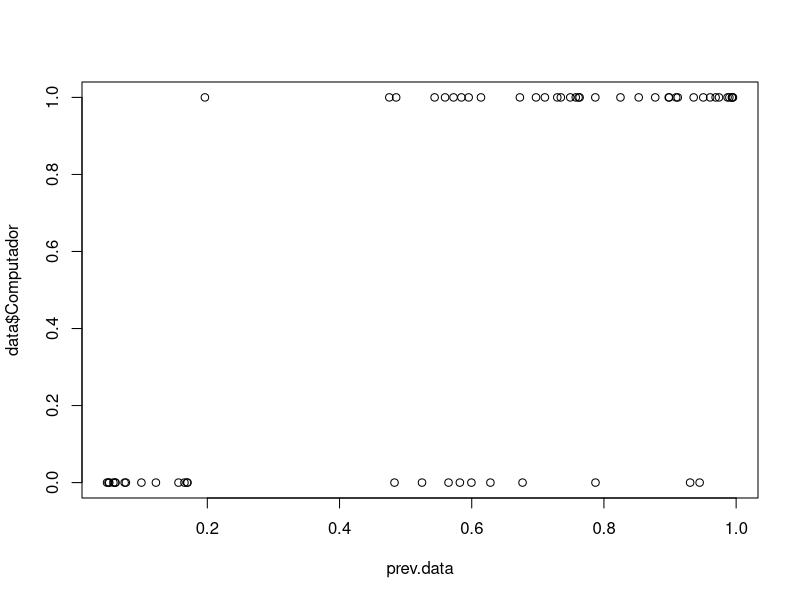
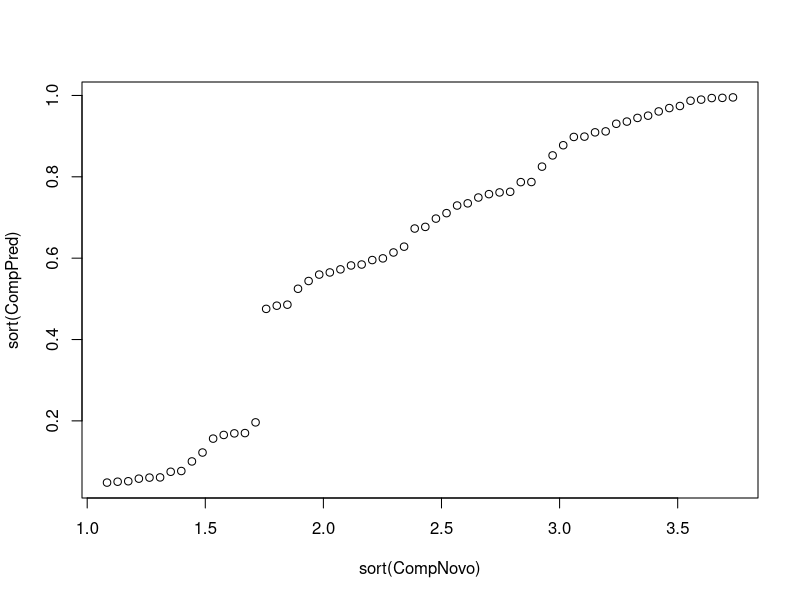
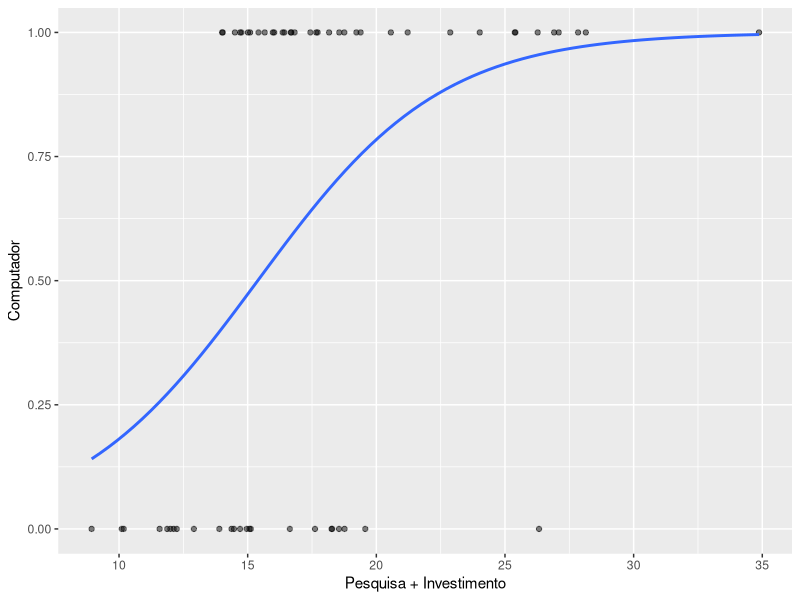
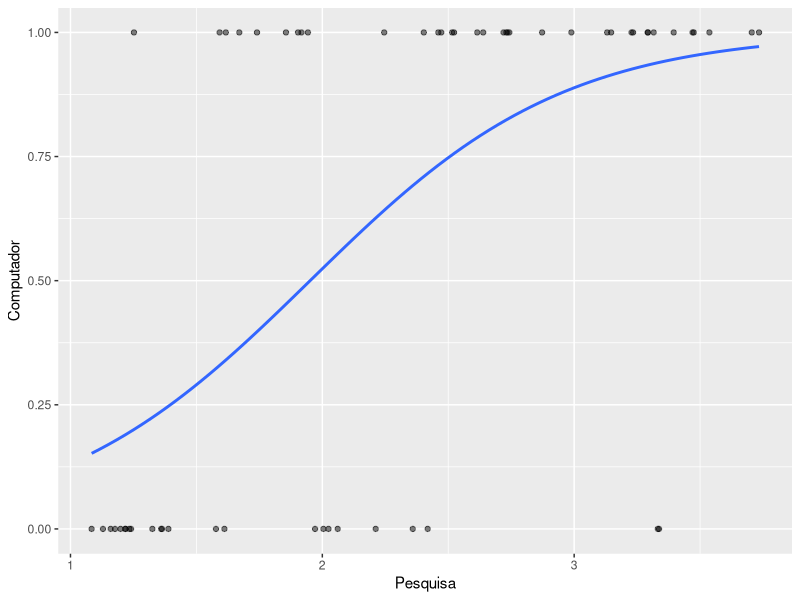
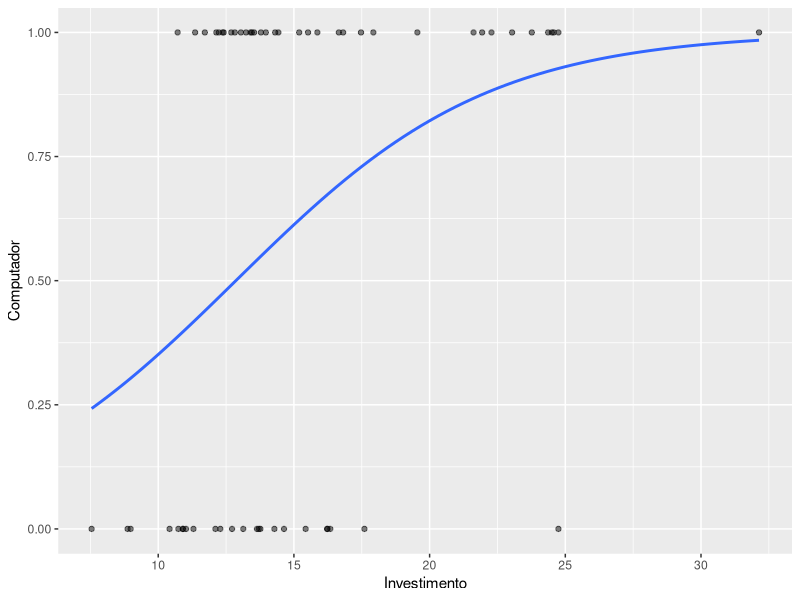
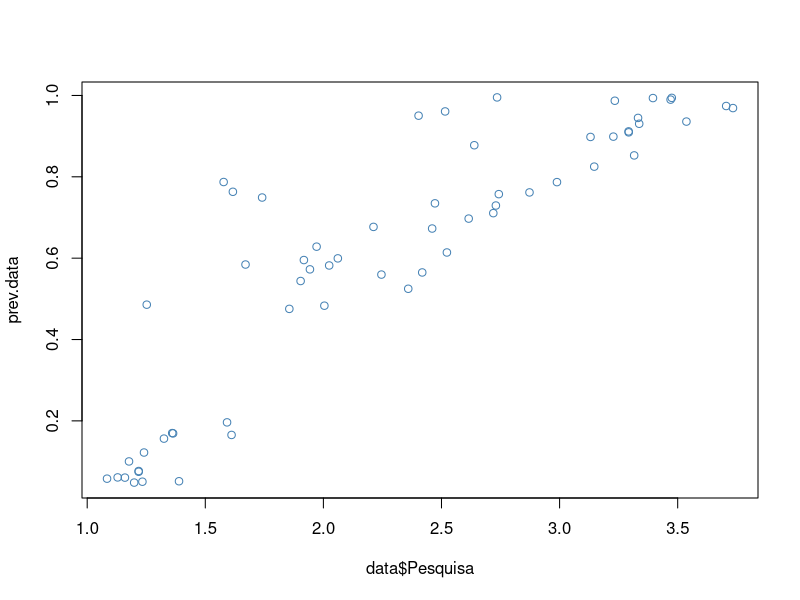
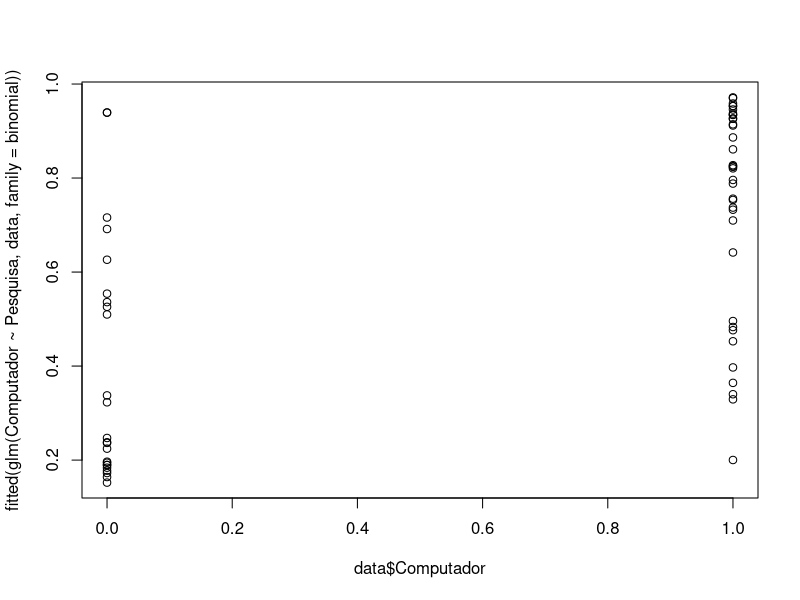
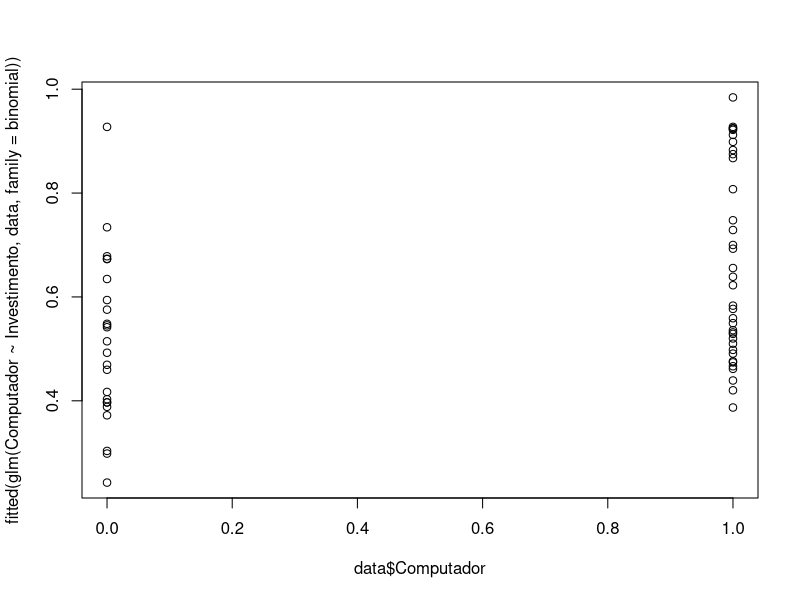

Write the R code that produced these figures, in order.
library(ggplot2)

data <- read.csv("./Database/DataFrame.csv")
summary(data)

modrl <- glm(Computador ~ Pesquisa+Investimento, data = data,family = binomial)
summary(modrl)

prev.data <- predict(modrl, data, type = "response")
str(prev.data)
plot(prev.data, data$Computador)
newdata <- data.frame(CompNovo=seq(min(data$Pesquisa), max(data$Pesquisa), len=length(data$Pesquisa)))
newdata$CompPred <- predict(modrl, data, type = "response")

plot(sort(CompPred) ~sort(CompNovo), newdata)
ggplot(data, aes(x=Pesquisa+Investimento, y=Computador)) + geom_point(alpha=.5) + stat_smooth(method="glm", se=FALSE, method.args=list(family=binomial))
ggplot(data, aes(x=Pesquisa, y=Computador)) + geom_point(alpha=.5) + stat_smooth(method="glm", se=FALSE, method.args=list(family=binomial))
ggplot(data, aes(x=Investimento, y=Computador)) + geom_point(alpha=.5) + stat_smooth(method="glm", se=FALSE, method.args=list(family=binomial))
plot(data$Pesquisa, prev.data, col="steelblue")
plot(data$Computador, fitted(glm(Computador~Pesquisa, data, family=binomial)))
plot(data$Computador, fitted(glm(Computador~Investimento, data, family=binomial)))
plot(data$Computador, prev.data, col="steelblue")

matconf <- table(data$Computador, round(predict(modrl, data, type = "response")))
result = sum(diag(matconf)/sum(matconf))
print(result*100)

matComp <- table(data$Computador, rep(0, length(data$Computador)))
comp = sum(diag(matComp)/sum(matComp))
print(comp*100)

print(matconf)
print(matComp)